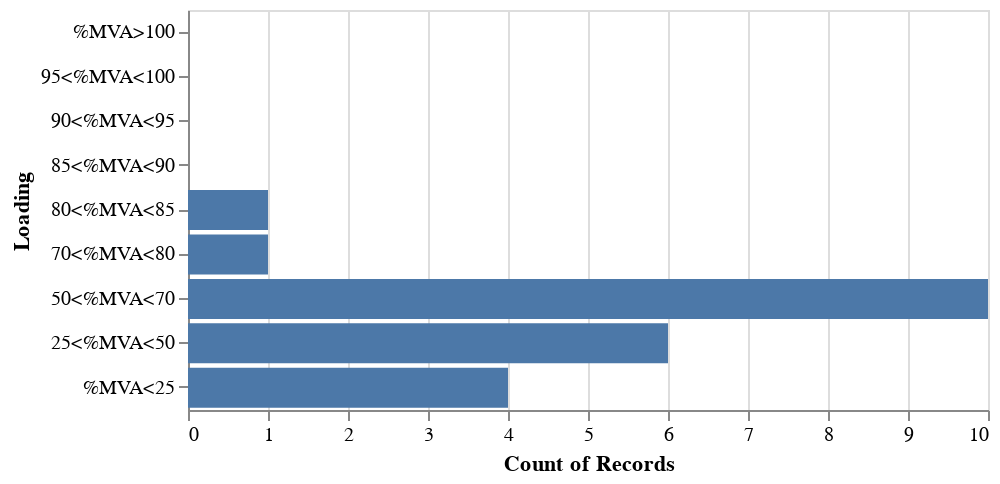

The cell this chart's notebook holds for it:
### Markdown cell above
A histogram is plotted to check the no of transformer branches in the above defined loading bracket

### Code cell
alt.Chart(data).mark_bar().encode(
    alt.Y('Loading',scale = alt.Scale(domain=['%MVA>100','95<%MVA<100','90<%MVA<95','85<%MVA<90','80<%MVA<85','70<%MVA<80','50<%MVA<70','25<%MVA<50','%MVA<25'])),
    alt.X('count()')).properties(height = 200, width = 400)

### Figure 1 — Vega-Lite specification as saved in the notebook (floating-point values rounded to 4 significant figures)
{"config": {"view": {"continuousWidth": 300, "continuousHeight": 300}}, "data": {"name": "data-5dbd123b8eb9c53f7827660c33928331"}, "mark": {"type": "bar"}, "encoding": {"x": {"aggregate": "count", "type": "quantitative"}, "y": {"field": "Loading", "scale": {"domain": ["%MVA>100", "95<%MVA<100", "90<%MVA<95", "85<%MVA<90", "80<%MVA<85", "70<%MVA<80", "50<%MVA<70", "25<%MVA<50", "%MVA<25"]}, "type": "nominal"}}, "height": 200, "width": 400, "$schema": "https://vega.github.io/schema/vega-lite/v5.20.1.json", "datasets": {"data-5dbd123b8eb9c53f7827660c33928331": [{"From Bus": 101, "From Bus Ext": "NUC-A       21.600", "To Bus": 151, "To Bus Ext": "NUCPANT     500.00", "Ckt ID": 1, "Branch Flow MW": 588.6, "Branch Flow MVAR": -7.58, "Branch MVA": 588.6, "Rate": 1250.0, "%MVA": 47.09, "Loading": "25<%MVA<50"}, {"From Bus": 102, "From Bus Ext": "NUC-B       21.600", "To Bus": 151, "To Bus Ext": "NUCPANT     500.00", "Ckt ID": 1, "Branch Flow MW": 700.0, "Branch Flow MVAR": -0.66, "Branch MVA": 700.0, "Rate": 1250.0, "%MVA": 56.0, "Loading": "50<%MVA<70"}, {"From Bus": 151, "From Bus Ext": "NUCPANT     500.00", "To Bus": 101, "To Bus Ext": "NUC-A       21.600", "Ckt ID": 1, "Branch Flow MW": -587.6, "Branch Flow MVAR": 52.88, "Branch MVA": 590.0, "Rate": 1250.0, "%MVA": 47.2, "Loading": "25<%MVA<50"}, {"From Bus": 151, "From Bus Ext": "NUCPANT     500.00", "To Bus": 102, "To Bus Ext": "NUC-B       21.600", "Ckt ID": 1, "Branch Flow MW": -698.6, "Branch Flow MVAR": 64.71, "Branch MVA": 701.6, "Rate": 1250.0, "%MVA": 56.13, "Loading": "50<%MVA<70"}, {"From Bus": 152, "From Bus Ext": "MID500      500.00", "To Bus": 153, "To Bus Ext": "MID230      230.00", "Ckt ID": 1, "Branch Flow MW": 632.9, "Branch Flow MVAR": 264.9, "Branch MVA": 686.1, "Rate": 2500.0, "%MVA": 27.45, "Loading": "25<%MVA<50"}, {"From Bus": 153, "From Bus Ext": "MID230      230.00", "To Bus": 152, "To Bus Ext": "MID500      500.00", "Ckt ID": 1, "Branch Flow MW": -632.9, "Branch Flow MVAR": -243.1, "Branch MVA": 678.0, "Rate": 2500.0, "%MVA": 27.12, "Loading": "25<%MVA<50"}, {"From Bus": 201, "From Bus Ext": "HYDRO       500.00", "To Bus": 211, "To Bus Ext": "HYDRO_G     20.000", "Ckt ID": 1, "Branch Flow MW": -498.3, "Branch Flow MVAR": 151.5, "Branch MVA": 520.8, "Rate": 800.0, "%MVA": 65.1, "Loading": "50<%MVA<70"}, {"From Bus": 202, "From Bus Ext": "EAST500     500.00", "To Bus": 203, "To Bus Ext": "EAST230     230.00", "Ckt ID": 1, "Branch Flow MW": 500.7, "Branch Flow MVAR": 248.8, "Branch MVA": 559.1, "Rate": 800.0, "%MVA": 69.89, "Loading": "50<%MVA<70"}, {"From Bus": 203, "From Bus Ext": "EAST230     230.00", "To Bus": 202, "To Bus Ext": "EAST500     500.00", "Ckt ID": 1, "Branch Flow MW": -499.5, "Branch Flow MVAR": -201.8, "Branch MVA": 538.8, "Rate": 800.0, "%MVA": 67.34, "Loading": "50<%MVA<70"}, {"From Bus": 204, "From Bus Ext": "SUB500      500.00", "To Bus": 205, "To Bus Ext": "SUB230      230.00", "Ckt ID": 1, "Branch Flow MW": 499.5, "Branch Flow MVAR": 205.9, "Branch MVA": 540.3, "Rate": 800.0, "%MVA": 67.53, "Loading": "50<%MVA<70"}, {"From Bus": 205, "From Bus Ext": "SUB230      230.00", "To Bus": 204, "To Bus Ext": "SUB500      500.00", "Ckt ID": 1, "Branch Flow MW": -498.6, "Branch Flow MVAR": -162.9, "Branch MVA": 524.6, "Rate": 800.0, "%MVA": 65.57, "Loading": "50<%MVA<70"}, {"From Bus": 205, "From Bus Ext": "SUB230      230.00", "To Bus": 206, "To Bus Ext": "URBGEN      18.000", "Ckt ID": 1, "Branch Flow MW": -698.5, "Branch Flow MVAR": -131.4, "Branch MVA": 710.7, "Rate": 1150.0, "%MVA": 61.8, "Loading": "50<%MVA<70"}, {"From Bus": 206, "From Bus Ext": "URBGEN      18.000", "To Bus": 205, "To Bus Ext": "SUB230      230.00", "Ckt ID": 1, "Branch Flow MW": 699.8, "Branch Flow MVAR": 201.5, "Branch MVA": 728.3, "Rate": 1150.0, "%MVA": 63.33, "Loading": "50<%MVA<70"}, {"From Bus": 211, "From Bus Ext": "HYDRO_G     20.000", "To Bus": 201, "To Bus Ext": "HYDRO       500.00", "Ckt ID": 1, "Branch Flow MW": 500.0, "Branch Flow MVAR": -100.0, "Branch MVA": 509.9, "Rate": 800.0, "%MVA": 63.74, "Loading": "50<%MVA<70"}, {"From Bus": 3001, "From Bus Ext": "MINE        230.00", "To Bus": 3002, "To Bus Ext": "E. MINE     500.00", "Ckt ID": 1, "Branch Flow MW": 36.54, "Branch Flow MVAR": -14.68, "Branch MVA": 39.38, "Rate": 800.0, "%MVA": 4.92, "Loading": "%MVA<25"}, {"From Bus": 3001, "From Bus Ext": "MINE        230.00", "To Bus": 3011, "To Bus Ext": "MINE_G      13.800", "Ckt ID": 1, "Branch Flow MW": -186.8, "Branch Flow MVAR": -12.79, "Branch MVA": 187.2, "Rate": 1300.0, "%MVA": 14.4, "Loading": "%MVA<25"}, {"From Bus": 3002, "From Bus Ext": "E. MINE     500.00", "To Bus": 3001, "To Bus Ext": "MINE        230.00", "Ckt ID": 1, "Branch Flow MW": -36.54, "Branch Flow MVAR": 14.9, "Branch MVA": 39.46, "Rate": 800.0, "%MVA": 4.93, "Loading": "%MVA<25"}, {"From Bus": 3004, "From Bus Ext": "WEST        500.00", "To Bus": 3005, "To Bus Ext": "WEST        230.00", "Ckt ID": 1, "Branch Flow MW": 164.8, "Branch Flow MVAR": 127.8, "Branch MVA": 208.6, "Rate": 800.0, "%MVA": 26.07, "Loading": "25<%MVA<50"}, {"From Bus": 3005, "From Bus Ext": "WEST        230.00", "To Bus": 3004, "To Bus Ext": "WEST        500.00", "Ckt ID": 1, "Branch Flow MW": -164.6, "Branch Flow MVAR": -121.4, "Branch MVA": 204.5, "Rate": 800.0, "%MVA": 25.57, "Loading": "25<%MVA<50"}, {"From Bus": 3008, "From Bus Ext": "CATDOG      230.00", "To Bus": 3018, "To Bus Ext": "CATDOG_G    13.800", "Ckt ID": 1, "Branch Flow MW": -89.97, "Branch Flow MVAR": -68.97, "Branch MVA": 113.4, "Rate": 150.0, "%MVA": 75.58, "Loading": "70<%MVA<80"}, {"From Bus": 3011, "From Bus Ext": "MINE_G      13.800", "To Bus": 3001, "To Bus Ext": "MINE        230.00", "Ckt ID": 1, "Branch Flow MW": 186.9, "Branch Flow MVAR": 16.04, "Branch MVA": 187.6, "Rate": 1300.0, "%MVA": 14.43, "Loading": "%MVA<25"}, {"From Bus": 3018, "From Bus Ext": "CATDOG_G    13.800", "To Bus": 3008, "To Bus Ext": "CATDOG      230.00", "Ckt ID": 1, "Branch Flow MW": 90.0, "Branch Flow MVAR": 80.0, "Branch MVA": 120.4, "Rate": 150.0, "%MVA": 80.28, "Loading": "80<%MVA<85"}]}}
